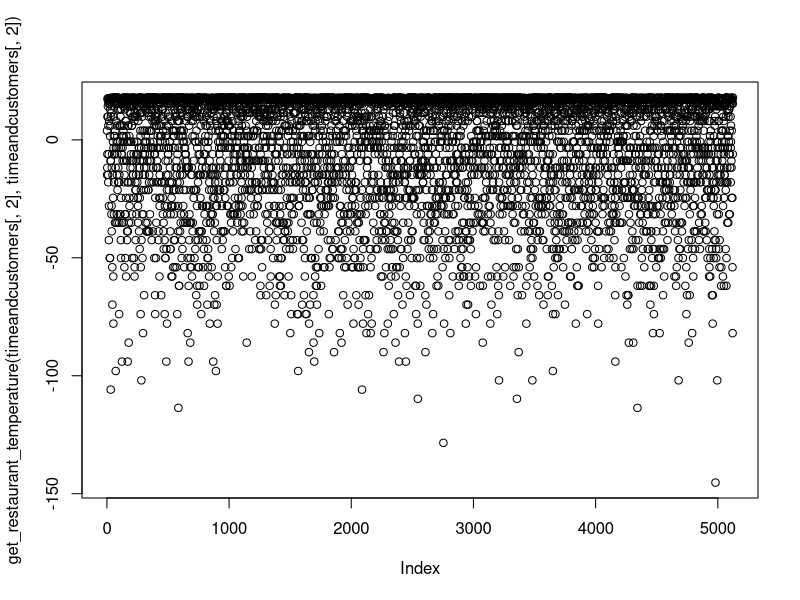

Here is the R script that generated this plot:
install.packages("chron")
install.packages("clusterGeneration")
install.packages("lubridate")
install.packages("dbscan")


library("clusterGeneration")
library("dbscan")
library("lubridate")
library("chron")

getTimes <- function(){
  t <- seq(ISOdate(2000,1,1,hour = 10), ISOdate(2000,12,31, hour =24), "hours")
  t[hours(t)>=10]
}

#creates bimodal random values by merging two sets of randonly normal distributed values
#n = number of values, cpct = 0.5 (probability of choosing of one of the sets)
bimodalDistFunc <- function (n,cpct, mu1, mu2, sig1, sig2) {
  y0 <- rnorm(n,mean=mu1, sd = sig1)
  y1 <- rnorm(n,mean=mu2, sd = sig2)
  
  flag <- rbinom(n,size=1,prob=cpct)
  y <- y0*(1 - flag) + y1*flag 
}

#cut off the values which are not in the range of 10 and 23
sortbimodaldata = function(x){ 
  temp = x
  if(max(x) > 23){
    temp = temp[-which(temp>23)]
  } else if(min(temp)<10){
    temp = temp[-which(temp<10)]
  }
  return(temp)
}

#number of customers per day; e.g. (12,12,15,16,11,...)
createCustomerPerDay = function(n,cpct, mu1, mu2, sig1, sig2){
  data = bimodalDistFunc(n,cpct, mu1, mu2, sig1, sig2)
  floordata = floor(data) #round down
  sorteddata = sortbimodaldata(floordata) #cut off data in range 10 to 23
  return(sorteddata)
}

#output: 14 rows of distribution for one day (10,20,21,44,75,54,...) without the time. Maximum capacity of 60.
createCustomerTimeFrequency = function(n,cpct, mu1, mu2, sig1, sig2){
  allcustomers = as.data.frame(table(createCustomerPerDay(n,cpct, mu1, mu2, sig1, sig2)))
  freq = c()
  for (i in 10:23){
      if(length(which(allcustomers[,1] == i)) > 0){
        if (allcustomers[which(allcustomers[,1] == i),2] >60){
          freq = append(freq, 60)
        }else{
          freq = append(freq, allcustomers[which(allcustomers[,1] == i),2])
        }
      } else{
        freq = append(freq, 0)
      }
  }
  return(freq)
}

#Doing the previous function 365 times. Returns the whole customers data (365 days and 14 entries a day)
createAllCustomers = function(cpct, mu1, mu2, sig1, sig2){
  customers = c()
  for(i in 1:366){
    n = floor(runif(1, 150, 250)) #randomly choose a number of customer for a day
    customers = append(customers, createCustomerTimeFrequency(n,cpct, mu1, mu2, sig1, sig2))
  }
  return(customers)
}

createMealsDrinks = function(customers){ #parameters are not necessary (?)
  meals = c()
  drinks = c()
  
  #uniform distribution
  #meals = c(runif(length(timeslots),7,12)*runif(length(timeslots),0.8,1.2),runif(length(timeslots),0,4)*runif(length(timeslots),0.8,1.2))*customers
  #drinks = c(runif(length(timeslots),0,4)*runif(length(timeslots),0.8,1.2),runif(length(timeslots),7,12)*runif(length(timeslots),0.8,1.2))*customers
  
  #random Cluster generation
  var = genRandomClust(numClust=2,sepVal=0.2,numNonNoisy=2,clustszind=1,clustSizeEq=2562,lambdaLow = 0.5,ratioLambda = 2)
  mealsDrinks=var$datList$test_1+min(var$datList$test_1)*-1
  
  meals=mealsDrinks[,1]*customers
  drinks=mealsDrinks[,2]*customers
  data = data.frame(meals, drinks)
  #normal distribution
  #meals = c(rnorm(length(timeslots),5,1),rnorm(length(timeslots),2,0.5))*customers
  #drinks = c(rnorm(length(timeslots),2,0.8),rnorm(length(timeslots),10,1.5))*customers
  
  #Transfermatrix
  #for (i in 1:length(timeslots)){
  #  ranges = MDRangeMatrix[which(MDRangeMatrix[,1]==timeslots[i]),]
  #  meals = append(meals,floor(customers[i]*(runif(1,ranges[2],ranges[3]))*(runif(1,0.6,1.4))))
  #  drinks = append(drinks,floor(customers[i]*(runif(1,ranges[4],ranges[5]))*(runif(1,0.6,1.4))))
  #}
  avgmeals = unlist(sapply(1:NROW(data), function(x){
    if(customers[x] == 0){
      return(0)
    } else {
      return(data[x,1]/customers[x])
    }
  }))
  
  avgdrinks = unlist(sapply(1:NROW(data), function(x){
    if(customers[x] == 0){
      return(0)
    } else {
      return(data[x,2]/customers[x])
    }
  }))
  
  return(data.frame(avgmeals, avgdrinks))
}

#creates the season (1-4) for every timestamp and returns it as a vector
createseason = function(dates){
  moy <- month(dates)
  soy <- sapply(moy, function(x){
    if (2 < x && x < 6){1}
    else if (5 < x && x < 9){2}
    else if (8 < x && x < 12){3}
    else if(11 < x || x < 3){4}
    })
  return (unlist(soy))
}

#creates number of times the door was opened
createopendoors = function(customers, daytimes){
  
  ##mapply(function(x,y){x-y}, x1,y1)
}


#calculates restaurant temperature
#OPEN:adjustment of 
get_restaurant_temperature = function(number_of_customers,doors_opened){
  temperature = x1*number_of_customers^3 - x2*number_of_customers^2 - y1*doors_opened^2 + minimum_temperature
  return(temperature)
}

#####################################################end of functions###########################################

#####################################################begin of data instances###########################################
mu1 <- 12  
mu2 <- 20
sig1 <- 1.5
sig2 <- 1.5
cpct <- 0.5 
n = floor(runif(1, 150, 250))
#parameters_restaurant_temperature
minimum_temperature = 18.0
x1 = 0.001
x2 = 0.01
y1 = 0.1

MDRangeMatrix = matrix(c(10,4,6,0,2,11,4,6,0,2,12,4,6,0,2,13,4,6,0,2,14,4,5,0,1,15,0,2,6,8,16,0,2,6,8,17,0,2,6,8,18,4,6,1,2,19,4,6,1,2,20,4,6,1,2,21,0,2,7,10,22,0,2,7,10,23,0,2,7,10), nrow = 14, ncol = 5, byrow = TRUE )

#####################################################end of data instances###########################################

#####################################################begin of main part###########################################

allcustomers = createAllCustomers(cpct, mu1, mu2, sig1, sig2)
times = getTimes()
timeandcustomers = data.frame(times, allcustomers)
#timeslots = as.numeric(substr(timeandcustomers$times,12,13))

plot(get_restaurant_temperature(timeandcustomers[,2],timeandcustomers[,2]))

mealsanddrinks = createMealsDrinks(timeandcustomers[,2])
